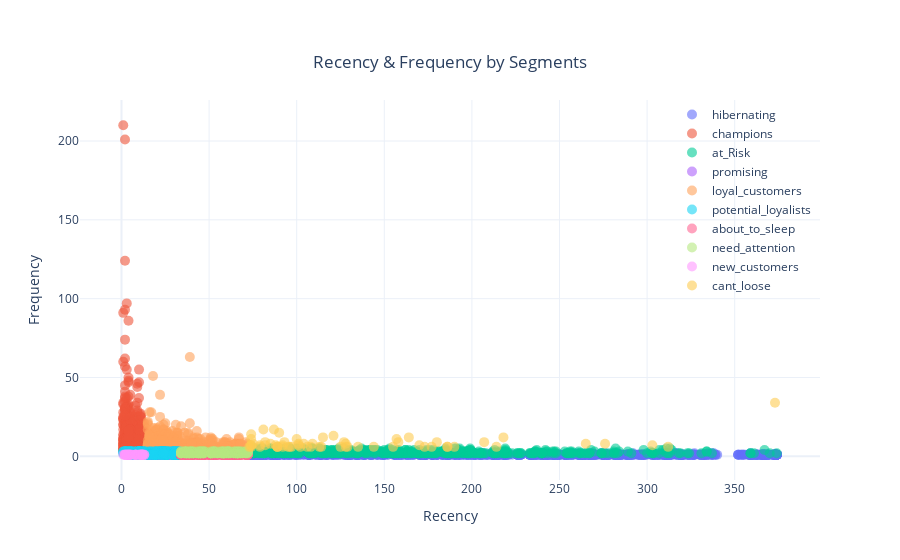

The notebook cell saved with this chart:
### Code cell
fig = go.Figure()
for i in rfm['segment'].unique():
    fig.add_trace(go.Scatter(x=rfm[rfm['segment']==i]['recency'],
                           y=rfm[rfm['segment']==i]['frequency'],
                           mode='markers', name=str(i),showlegend = True,
                           marker = dict(size = 10,opacity = 0.6)))

fig.update_layout(title={'text': "Recency & Frequency by Segments",
                         'y':0.9,
                         'x':0.5,
                         'xanchor': 'center',
                         'yanchor': 'top'},
                  legend=dict(x=0.8,
                              y=1,
                              bgcolor='rgba(255, 255, 255, 0)'),
                  xaxis = dict(title='Recency'),
                  yaxis=dict(title='Frequency'),
                  template='plotly_white')

fig.show()

### Figure 1 — Plotly figure (JSON) as saved in the notebook; plotly's stock layout.template omitted (floating-point values rounded to 4 significant figures; data arrays with more than 128 entries replaced by an {"elided": "..."} marker saying what was removed)
{"data": [{"marker": {"opacity": 0.6, "size": 10}, "mode": "markers", "name": "hibernating", "showlegend": true, "x": {"elided": "1071 int values"}, "y": {"elided": "1071 int values"}, "type": "scatter"}, {"marker": {"opacity": 0.6, "size": 10}, "mode": "markers", "name": "champions", "showlegend": true, "x": {"elided": "633 int values"}, "y": {"elided": "633 int values"}, "type": "scatter"}, {"marker": {"opacity": 0.6, "size": 10}, "mode": "markers", "name": "at_Risk", "showlegend": true, "x": {"elided": "593 int values"}, "y": {"elided": "593 int values"}, "type": "scatter"}, {"marker": {"opacity": 0.6, "size": 10}, "mode": "markers", "name": "promising", "showlegend": true, "x": [19, 26, 22, 23, 15, 31, 30, 18, 22, 30, 22, 19, 30, 20, 19, 23, 25, 31, 18, 26, 19, 29, 20, 27, 23, 27, 15, 18, 15, 18, 24, 31, 27, 16, 32, 29, 19, 23, 20, 24, 18, 31, 20, 33, 33, 19, 23, 27, 18, 26, 17, 22, 27, 25, 17, 15, 25, 25, 16, 29, 22, 20, 30, 20, 26, 33, 15, 20, 26, 15, 31, 32, 19, 32, 26, 24, 22, 25, 16, 24, 23, 31, 26, 30, 25, 25, 29, 19, 18, 19, 23, 29, 18, 25, 16], "y": [1, 1, 1, 1, 1, 1, 1, 1, 1, 1, 1, 1, 1, 1, 1, 1, 1, 1, 1, 1, 1, 1, 1, 1, 1, 1, 1, 1, 1, 1, 1, 1, 1, 1, 1, 1, 1, 1, 1, 1, 1, 1, 1, 1, 1, 1, 1, 1, 1, 1, 1, 1, 1, 1, 1, 1, 1, 1, 1, 1, 1, 1, 1, 1, 1, 1, 1, 1, 1, 1, 1, 1, 1, 1, 1, 1, 1, 1, 1, 1, 1, 1, 1, 1, 1, 1, 1, 1, 1, 1, 1, 1, 1, 1, 1], "type": "scatter"}, {"marker": {"opacity": 0.6, "size": 10}, "mode": "markers", "name": "loyal_customers", "showlegend": true, "x": {"elided": "819 int values"}, "y": {"elided": "819 int values"}, "type": "scatter"}, {"marker": {"opacity": 0.6, "size": 10}, "mode": "markers", "name": "potential_loyalists", "showlegend": true, "x": {"elided": "484 int values"}, "y": {"elided": "484 int values"}, "type": "scatter"}, {"marker": {"opacity": 0.6, "size": 10}, "mode": "markers", "name": "about_to_sleep", "showlegend": true, "x": {"elided": "352 int values"}, "y": {"elided": "352 int values"}, "type": "scatter"}, {"marker": {"opacity": 0.6, "size": 10}, "mode": "markers", "name": "need_attention", "showlegend": true, "x": {"elided": "187 int values"}, "y": {"elided": "187 int values"}, "type": "scatter"}, {"marker": {"opacity": 0.6, "size": 10}, "mode": "markers", "name": "new_customers", "showlegend": true, "x": [5, 4, 4, 12, 8, 8, 4, 12, 1, 10, 10, 8, 6, 12, 2, 11, 11, 2, 8, 5, 12, 3, 13, 3, 5, 11, 12, 2, 4, 11, 9, 13, 5, 11, 3, 4, 3, 2, 8, 12, 11, 12], "y": [1, 1, 1, 1, 1, 1, 1, 1, 1, 1, 1, 1, 1, 1, 1, 1, 1, 1, 1, 1, 1, 1, 1, 1, 1, 1, 1, 1, 1, 1, 1, 1, 1, 1, 1, 1, 1, 1, 1, 1, 1, 1], "type": "scatter"}, {"marker": {"opacity": 0.6, "size": 10}, "mode": "markers", "name": "cant_loose", "showlegend": true, "x": [129, 135, 186, 144, 158, 114, 127, 276, 100, 125, 102, 74, 106, 89, 128, 109, 108, 93, 92, 104, 180, 79, 312, 218, 101, 170, 85, 96, 190, 121, 89, 74, 90, 89, 92, 88, 101, 74, 214, 113, 164, 73, 303, 87, 157, 81, 79, 97, 74, 265, 95, 207, 74, 128, 82, 373, 186, 75, 155, 115, 82, 177, 173], "y": [6, 6, 6, 6, 9, 6, 9, 8, 11, 6, 6, 6, 6, 6, 8, 8, 6, 9, 7, 8, 9, 7, 6, 12, 7, 7, 8, 6, 6, 13, 6, 14, 15, 6, 6, 7, 8, 7, 6, 6, 12, 6, 7, 17, 11, 17, 6, 6, 11, 8, 6, 9, 7, 6, 9, 34, 6, 8, 6, 12, 7, 6, 6], "type": "scatter"}], "layout": {"title": {"text": "Recency & Frequency by Segments", "y": 0.9, "x": 0.5, "xanchor": "center", "yanchor": "top"}, "legend": {"x": 0.8, "y": 1, "bgcolor": "rgba(255, 255, 255, 0)"}, "xaxis": {"title": {"text": "Recency"}}, "yaxis": {"title": {"text": "Frequency"}}}}
